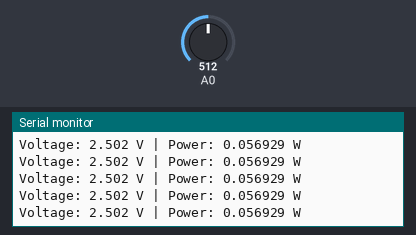
The sketch below on a simulated Arduino Uno, built with avr-gcc and run on an emulated ATmega328P. On the bench: the last lines printed to the serial monitor. Inputs (shaded band) come from the test bench; at power-on: A0 = 512.

Above: at 1.2 s.
1.3 s: A0 set to 716
At 1.69 s:
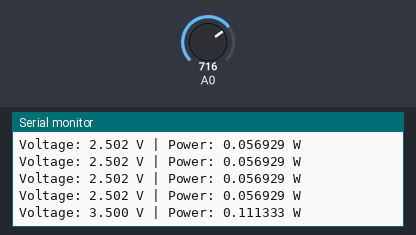
4.3 s: A0 set to 900
At 4.46 s:
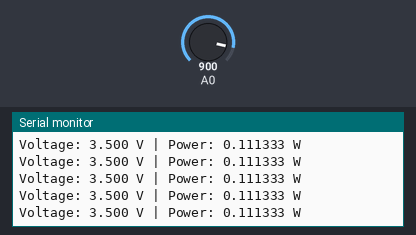
Timing chart, 0 to 7.3 s (numbered marks = the images above; inputs shaded):
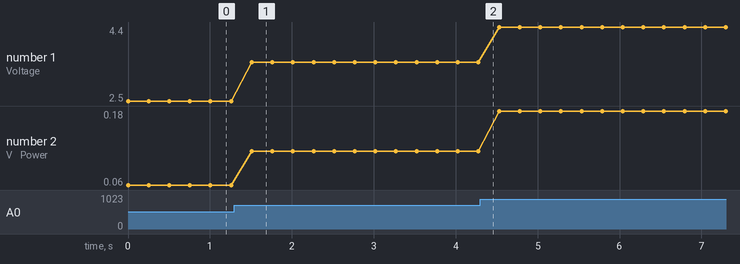

Measured:
- after the input at 1.3 s, the serial monitor: prints a new line after 0.21 s (image 1)
- plotted number 1: 2.5 → 3.5 after the input at 1.3 s, 3.5 → 4.4 after the input at 4.3 s
- plotted number 2: 0.06 → 0.11 after the input at 1.3 s, 0.11 → 0.18 after the input at 4.3 s

The sketch:

energy_generator.ino
```cpp
float resistance = 110.0; // Ohms (from multimeter reading)

void setup() {
  Serial.begin(9600);
}

void loop() {
  int raw = analogRead(A0);
  float voltage = raw * (5.0 / 1023.0);
  float power = (voltage * voltage) / resistance;

  Serial.print("Voltage: ");
  Serial.print(voltage, 3);
  Serial.print(" V | Power: ");
  Serial.print(power, 6);
  Serial.println(" W");

  delay(250);
}
```
